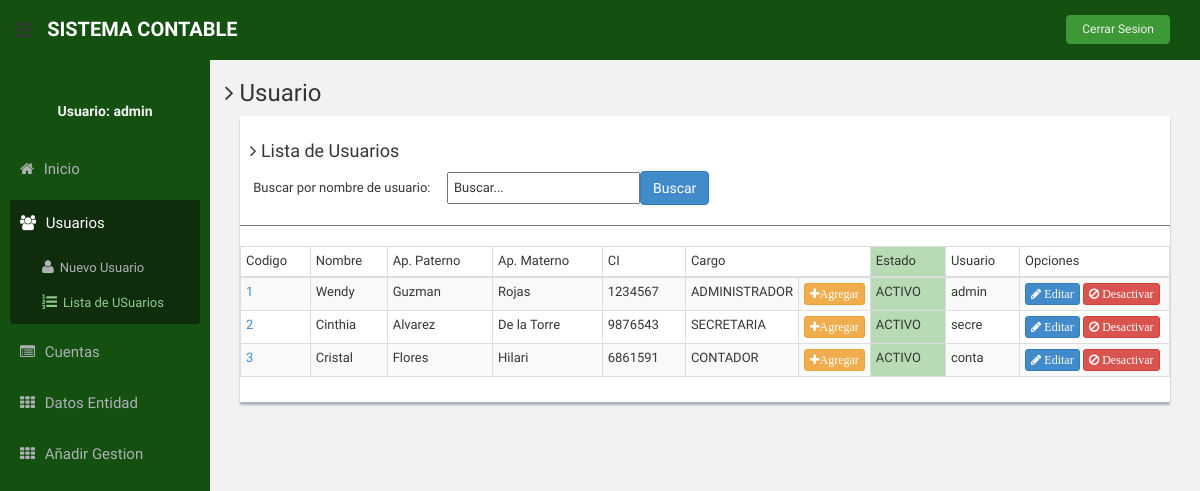
/lista_usuario.php (signed in), run on the app's committed database.
### tables this page shows
CREATE TABLE `empleado_usuario` (
  `id_empleado_usuario` int(11) NOT NULL,
  `id_empleado` int(11) NOT NULL,
  `id_usuario` int(11) NOT NULL,
  `estado` varchar(45) DEFAULT NULL,
  `user` varchar(45) DEFAULT NULL,
  `password` varchar(45) DEFAULT NULL
);

CREATE TABLE `usuario` (
  `id_usuario` int(11) NOT NULL,
  `nombre_usuario` varchar(45) DEFAULT NULL,
  `ap_paterno_usuario` varchar(45) DEFAULT NULL,
  `ap_materno_usuario` varchar(45) DEFAULT NULL,
  `ci_usuario` int(11) DEFAULT NULL
);

CREATE TABLE `empleado` (
  `id_empleado` int(11) NOT NULL,
  `cargo` varchar(45) DEFAULT NULL,
  `id_entidad` int(11) NOT NULL
);

### lista_usuario.php (the view, shortened to what this page needs)
<!DOCTYPE html>
<html lang="en">
  <head>
    <link href="assets/css/bootstrap.css" rel="stylesheet">
    <link href="assets/font-awesome/css/font-awesome.css" rel="stylesheet" />
    <link rel="stylesheet" type="text/css" href="assets/css/zabuto_calendar.css">
    <link rel="stylesheet" type="text/css" href="assets/js/gritter/css/jquery.gritter.css" />
    <link rel="stylesheet" type="text/css" href="assets/lineicons/style.css">
    <link href="assets/css/style.css" rel="stylesheet">
    <link href="assets/css/style-responsive.css" rel="stylesheet">
  </head>
  <body>
  <section id="container" >
      <header class="header black-bg">
              <div class="sidebar-toggle-box">
                  <div class="fa fa-bars tooltips" data-placement="right" data-original-title="Toggle Navigation"></div>
              </div>
            <a href="index.php" class="logo"><b>SISTEMA CONTABLE</b></a>
            <div class="top-menu">
              <ul class="nav pull-right top-menu">
                    <li><a class="logout" href="index.php">Cerrar Sesion</a></li>
              </ul>
            </div>
        </header>
      <aside>
          <div id="sidebar"  class="nav-collapse ">
    <ul class="sidebar-menu" id="nav-accordion"><br>
        <h5 class="centered">Usuario: <?php echo $_SESSION["usuario"]; ?></h5>
        <li class="mt">
            <a href="principal_administrador.php">
                <i class="fa fa-home">    </i>
                <span>Inicio  </span>
            </a>
        </li>
        <li class="sub-menu">
            <a class="active" href="javascript:;" >
                  <i class="fa fa-users"></i>
                  <span>Usuarios</span>
              </a>
              <ul class="sub">
                  <li class=""><a  href="nuevo_usuario.php"><i class="fa fa-user"></i>Nuevo Usuario</a></li>
                  <li class="active"><a  href="lista_usuario.php"><i class="fa fa-list-ol"></i>Lista de USuarios</a></li>
              </ul>
          </li>
          <li class="sub-menu">
              <a href="javascript:;" >
                  <i class="fa fa-list-alt"></i>
                  <span>Cuentas</span>
              </a>
          </li>
          <li class="sub-menu">
              <a href="datos_entidad.php" >
                  <i class="fa fa-th"></i>
                  <span>Datos Entidad</span>
              </a>
          </li>
          <li class="sub-menu">
              <a href="anadir_gestion.php" >
                  <i class="fa fa-th"></i>
                  <span>Añadir Gestion</span>
              </a>
          </li>
    </ul>
</div>
      </aside>
</section>
<section id="main-content">
    <section class="wrapper">
      <h3><i class="fa fa-angle-right"></i> Usuario</h3>
                  <div class="col-md-12">
                      <div class="content-panel">
                        <form action="" method="post">
                          <table class="table table-bordered table-striped table-condensed">
                            <h4><i class="fa fa-angle-right"></i> Lista de Usuarios</h4>
                            &emsp;<label>Buscar por nombre de usuario:  </label> &emsp;
                            <form action="" method="post">
                              <input style="padding: 5px" type="text" value="Buscar..." onfocus="if (this.value == 'Buscar...') {this.value = '';}" onblur="if (this.value == '') {this.value = 'Buscar...';}" />
                              <input class="btn btn-primary" type="button" value="Buscar" />
                            </form>
                            <hr>
                              <thead >
                              <tr>
                                  <td>Codigo</th>
                                  <td class="hidden-phone"> Nombre</th>
                                  <td> Ap. Paterno</th>
                                  <td> Ap. Materno</th>
                                  <td> CI</th>
                                  <td colspan="2"> Cargo</th>
                                  <td style="background:#b8dbb5;"> Estado</th>
                                  <td> Usuario</th>
                                  <td width="150px"> Opciones</th>
                              </tr>
                              </thead>
                              <tbody>
                                <?php
                                  require('conexion.php');
                                  $resultado=mysqli_query($con,"SELECT * FROM empleado_usuario");
                                  while ($row = mysqli_fetch_assoc($resultado)) {?>
                                  <tr>
                                      <td><a href=""><?php echo $row['id_empleado_usuario'];?></a></td>
                                      <?php
                                      $idemp=$row['id_empleado_usuario'];
                                      $polo=mysqli_query($con,"SELECT a.* FROM usuario a, empleado_usuario b where b.id_usuario=a.id_usuario and b.id_empleado_usuario='$idemp'");
                                      $rowo = mysqli_fetch_assoc($polo)
                                      ?>
                                      <td><?php echo $rowo['nombre_usuario'];?></td>
                                      <td><?php echo $rowo['ap_paterno_usuario'];?></td>
                                      <td><?php echo $rowo['ap_materno_usuario'];?></td>
                                      <td><?php echo $rowo['ci_usuario'];?></td>
                                      <td width="8%">
                                      <?php
                                        $id_usuario=$row['id_usuario'];
                                        $id_empleado_usuario=$row['id_empleado_usuario'];
                                        $r=mysqli_query($con,"SELECT a.* from empleado a, empleado_usuario b, usuario c where a.id_empleado=b.id_empleado and b.id_usuario=c.id_usuario and b.id_empleado_usuario='$id_empleado_usuario'");
                                        $rows = mysqli_fetch_assoc($r);
                                        echo $rows['cargo'];
                                      ?></td>
                                      <td width="5%">
                                      <a class="btn btn-warning btn-xs" type="submit"  name="agregar_cargo" href="agregar_cargo.php?id_usuario=<?=$id_usuario?>"><i class="fa fa-plus">Agregar</i></a>
                                      </td>
                                      <td style="background:#b8dbb5;"> <?php echo $row['estado'];?></td>
                                      <td><?php echo $row['user'];?></td>
                                      <td>
                                          <a class="btn btn-primary btn-xs" type="submit" name="editar_usuario" href="editar_usuario.php?id_usuario=<?=$id_usuario?>"><i class="fa fa-pencil"> Editar</i></a>
                                          <?php
                                            if($row['estado']=='ACTIVO')
                                            {
                                                ?>
                                                <a class="btn btn-danger btn-xs" type="submit"  name="eliminar_usuario" href="eliminar_usuario.php?id_empleado_usuario=<?=$id_empleado_usuario?>"><i class="fa fa-ban"> Desactivar</i></a>
                                                <?php
                                            }
                                            else
                                            {
                                                ?>
                                                <a class="btn btn-danger btn-xs" type="submit"  name="eliminar_usuario" href="eliminar_usuario.php?id_empleado_usuario=<?=$id_empleado_usuario?>"><i class="fa fa-ban"> Activar</i></a>
                                                <?php
                                            }
                                          ?>
                                      </td>
                                  </tr>
                                <?php
                                  }
                                ?>
                              </tbody>
                          </table>
                          </form>
                      </div>
                  </div>
    </section>
</section>
  </body>
</html>

### assets/css/style.css (style rules this page uses)
body { color: #333832; background: #f2f2f2; font-family: 'Ruda', sans-serif; padding: 0px !important; margin: 0px !important; font-size:13px; }
ul li { list-style: none; }
a, a:hover, a:focus { text-decoration: none; outline: none; }
#container { width: 100%; height: 100%; }
hr { margin-top: 20px; margin-bottom: 20px; border: 0; border-top: 1px solid #797979; }
.centered { text-align: center; }
.mt { margin-top: 25px; }
ul.top-menu > li > .logout { color: #f2f2f2; font-size: 12px; border-radius: 4px; -webkit-border-radius: 4px; border: 1px solid #3D9836 !important; padding: 5px 15px; margin-right: 15px; background: #3D9836; margin-top: 15px; }
#sidebar { width: 210px; height: 100%; position: fixed; background: #145010; }
#sidebar h5 { color: #f2f2f2; font-weight: 700; }
#sidebar ul li { position: relative; }
#sidebar .sub-menu > .sub li { padding-left: 32px; }
#sidebar .sub-menu > .sub li:last-child { padding-bottom: 10px; }
ul.sidebar-menu , ul.sidebar-menu li ul.sub { margin: -2px 0 0; padding: 0; }
ul.sidebar-menu { margin-top: 75px; }
#sidebar > ul > li > ul.sub { display: none; }
#sidebar > ul > li.active > ul.sub, #sidebar > ul > li > ul.sub > li > a { display: block; }
ul.sidebar-menu li ul.sub li { background: #0F2C0D; margin-bottom: 0; margin-left: 0; margin-right: 0; }
ul.sidebar-menu li ul.sub li:last-child { border-radius: 0 0 4px 4px; -webkit-border-radius: 0 0 4px 4px; }
ul.sidebar-menu li ul.sub li a { font-size: 13px; padding: 6px 0; line-height: 35px; height: 35px; -webkit-transition: all 0.3s ease; -moz-transition: all 0.3s ease; -o-transition: all 0.3s ease; -ms-transition: all 0.3s ease; transition: all 0.3s ease; color: #aeb2b7; }
ul.sidebar-menu li ul.sub li.active a { color: #92CA8E; -webkit-transition: all 0.3s ease; -moz-transition: all 0.3s ease; -o-transition: all 0.3s ease; -ms-transition: all 0.3s ease; transition: all 0.3s ease; display: block; }
ul.sidebar-menu li { margin-bottom: 5px; margin-left:10px; margin-right:10px; }
ul.sidebar-menu li.sub-menu { line-height: 15px; }
ul.sidebar-menu li a span { display: inline-block; }
ul.sidebar-menu li a { color: #aeb2b7; text-decoration: none; display: block; padding: 15px 0 15px 10px; font-size: 15px; outline: none; -webkit-transition: all 0.3s ease; -moz-transition: all 0.3s ease; -o-transition: all 0.3s ease; -ms-transition: all 0.3s ease; transition: all 0.3s ease; }
ul.sidebar-menu li a.active, ul.sidebar-menu li a:hover, ul.sidebar-menu li a:focus { background: #0F2C0D; color: #fff; display: block; -webkit-transition: all 0.3s ease; -moz-transition: all 0.3s ease; -o-transition: all 0.3s ease; -ms-transition: all 0.3s ease; transition: all 0.3s ease; }
ul.sidebar-menu li a i { font-size: 15px; padding-right: 6px; }
ul.sidebar-menu li a.active i { color: #fff; }
#main-content { margin-left: 210px; }
.header, .footer { min-height: 60px; padding: 0 15px; }
.header { position: fixed; left: 0; right: 0; z-index: 1002; }
.black-bg { background: #145010; border-bottom: 1px solid #145010; }
.wrapper { display: inline-block; margin-top: 60px; padding-left: 15px; padding-right: 15px; padding-bottom: 15px; padding-top: 0px; width: 100%; }
a.logo { font-size: 20px; color: #ffffff; float: left; margin-top: 15px; text-transform: uppercase; }
a.logo b { font-weight: 900; }
#top_menu .nav > li, ul.top-menu > li { float: left; }
ul.top-menu > li > a { color: #666666; font-size: 16px; border-radius: 4px; -webkit-border-radius: 4px; border:1px solid #666666 !important; padding: 2px 6px; margin-right: 15px; }
.sidebar-toggle-box { float: left; padding-right: 15px; margin-top: 20px; }
.sidebar-toggle-box .fa-bars { cursor: pointer; display: inline-block; font-size: 20px; }
.content-panel { background: #ffffff; box-shadow: 0px 3px 2px #aab2bd; padding-top: 15px; padding-bottom: 5px; }
.content-panel h4 { margin-left: 10px; }
label { font-weight: 400; }

### data on the page
empleado_usuario: id_empleado_usuario "1", id_usuario.nombre_usuario "Wendy", id_usuario.ap_paterno_usuario "Guzman", id_usuario.ap_materno_usuario "Rojas", id_usuario.ci_usuario "1234567", id_empleado.cargo "ADMINISTRADOR", estado "ACTIVO", user "admin"
empleado_usuario: id_empleado_usuario "2", id_usuario.nombre_usuario "Cinthia", id_usuario.ap_paterno_usuario "Alvarez", id_usuario.ap_materno_usuario "De la Torre", id_usuario.ci_usuario "9876543", id_empleado.cargo "SECRETARIA", estado "ACTIVO", user "secre"
empleado_usuario: id_empleado_usuario "3", id_usuario.nombre_usuario "Cristal", id_usuario.ap_paterno_usuario "Flores", id_usuario.ap_materno_usuario "Hilari", id_usuario.ci_usuario "6861591", id_empleado.cargo "CONTADOR", estado "ACTIVO", user "conta"

### other printed values
$_SESSION["usuario"] "admin"
